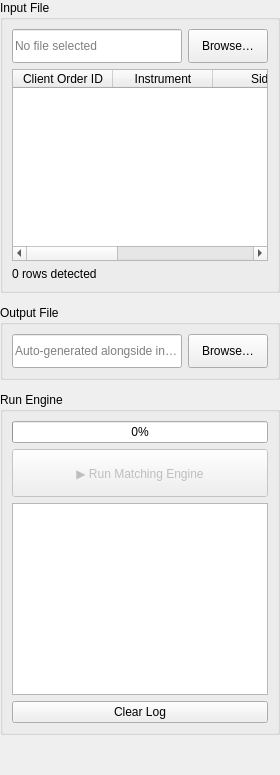
<?xml version="1.0" encoding="UTF-8"?>
<ui version="4.0">
 <class>ImportExportPanel</class>
 <widget class="QWidget" name="ImportExportPanel">
  <layout class="QVBoxLayout" name="mainLayout">
   <property name="leftMargin"><number>0</number></property>
   <property name="topMargin"><number>0</number></property>
   <property name="rightMargin"><number>0</number></property>
   <property name="bottomMargin"><number>0</number></property>
   <property name="spacing"><number>12</number></property>
   <!-- Input file group -->
   <item>
    <widget class="QGroupBox" name="inputGroup">
     <property name="title"><string>Input File</string></property>
     <layout class="QVBoxLayout" name="inputGroupLayout">
      <item>
       <layout class="QHBoxLayout" name="inputPathLayout">
        <item>
         <widget class="QLineEdit" name="inputPathEdit">
          <property name="readOnly"><bool>true</bool></property>
          <property name="minimumSize"><size><width>0</width><height>34</height></size></property>
          <property name="placeholderText"><string>No file selected</string></property>
         </widget>
        </item>
        <item>
         <widget class="QPushButton" name="inputBrowseButton">
          <property name="text"><string>Browse…</string></property>
          <property name="minimumSize"><size><width>0</width><height>34</height></size></property>
         </widget>
        </item>
       </layout>
      </item>
      <item>
       <widget class="QTableWidget" name="previewTable">
        <property name="columnCount"><number>5</number></property>
        <column><property name="text"><string>Client Order ID</string></property></column>
        <column><property name="text"><string>Instrument</string></property></column>
        <column><property name="text"><string>Side</string></property></column>
        <column><property name="text"><string>Qty</string></property></column>
        <column><property name="text"><string>Price</string></property></column>
       </widget>
      </item>
      <item>
       <widget class="QLabel" name="rowCountLabel">
        <property name="text"><string>0 rows detected</string></property>
       </widget>
      </item>
     </layout>
    </widget>
   </item>
   <!-- Output file group -->
   <item>
    <widget class="QGroupBox" name="outputGroup">
     <property name="title"><string>Output File</string></property>
     <layout class="QVBoxLayout" name="outputGroupLayout">
      <item>
       <layout class="QHBoxLayout" name="outputPathLayout">
        <item>
         <widget class="QLineEdit" name="outputPathEdit">
          <property name="readOnly"><bool>true</bool></property>
          <property name="minimumSize"><size><width>0</width><height>34</height></size></property>
          <property name="placeholderText"><string>Auto-generated alongside input</string></property>
         </widget>
        </item>
        <item>
         <widget class="QPushButton" name="outputBrowseButton">
          <property name="text"><string>Browse…</string></property>
          <property name="minimumSize"><size><width>0</width><height>34</height></size></property>
         </widget>
        </item>
       </layout>
      </item>
     </layout>
    </widget>
   </item>
   <!-- Run engine group -->
   <item>
    <widget class="QGroupBox" name="runGroup">
     <property name="title"><string>Run Engine</string></property>
     <layout class="QVBoxLayout" name="runGroupLayout">
      <item>
       <widget class="QProgressBar" name="progressBar">
        <property name="minimum"><number>0</number></property>
        <property name="maximum"><number>100</number></property>
        <property name="value"><number>0</number></property>
        <property name="visible"><bool>false</bool></property>
       </widget>
      </item>
      <item>
       <widget class="QPushButton" name="runButton">
        <property name="text"><string>▶ Run Matching Engine</string></property>
        <property name="enabled"><bool>false</bool></property>
        <property name="minimumSize"><size><width>0</width><height>48</height></size></property>
        <property name="sizePolicy">
         <sizepolicy hsizetype="Expanding" vsizetype="Fixed">
          <horstretch>0</horstretch><verstretch>0</verstretch>
         </sizepolicy>
        </property>
       </widget>
      </item>
      <item>
       <widget class="QPlainTextEdit" name="logView">
        <property name="readOnly"><bool>true</bool></property>
        <property name="minimumSize"><size><width>0</width><height>160</height></size></property>
       </widget>
      </item>
      <item>
       <widget class="QPushButton" name="clearLogButton">
        <property name="text"><string>Clear Log</string></property>
       </widget>
      </item>
     </layout>
    </widget>
   </item>
   <!-- Bottom spacer -->
   <item>
    <spacer name="bottomSpacer">
     <property name="orientation"><enum>Qt::Vertical</enum></property>
     <property name="sizeHint" stdset="0"><size><width>20</width><height>40</height></size></property>
    </spacer>
   </item>
  </layout>
 </widget>
 <resources/>
 <connections/>
</ui>
